Frame 1 (no input): blank canvas, image omitted
Frame 60 (no input): blank canvas, image omitted
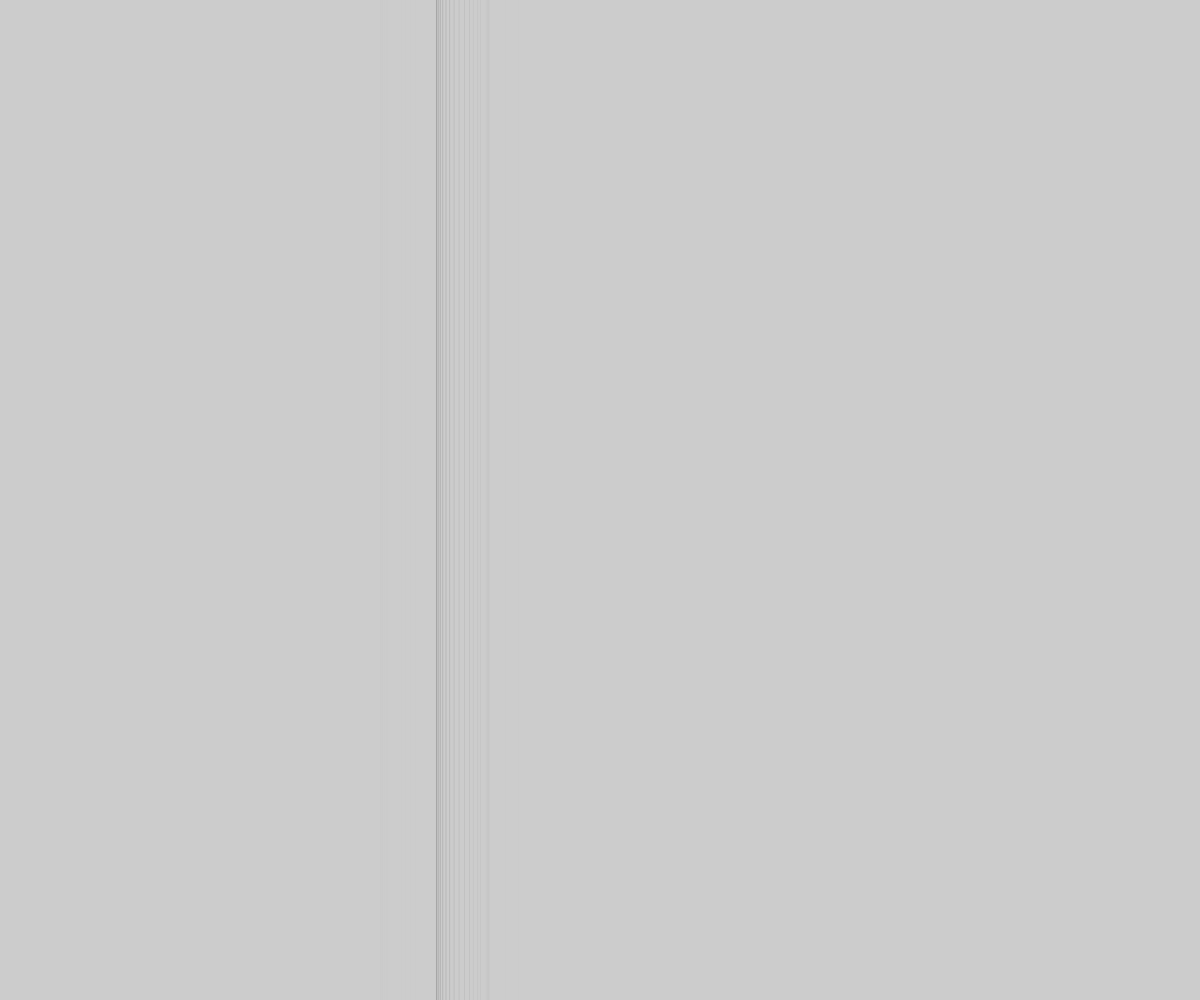
Frame 120 (the mouse pressed at the canvas centre since frame 60)

The p5.js sketch whose frames 1 and 60 were blank and that drew this single picture after the mouse press (run headless with seeded random() and noise() and a simulated clock; from frame 60 on, the mouse is pressed at the canvas centre):

// p5.js sketch
// ── sketch.js
let noiseStep = 0.0;

function setup() {
  createCanvas(windowWidth, windowHeight);
  stroke(0, 50);
}

function draw() {
  background(204,30);
  
  noiseStep += 0.01;
  let n = noise(noiseStep) * width;
  line(n, 0, n, height);
}
